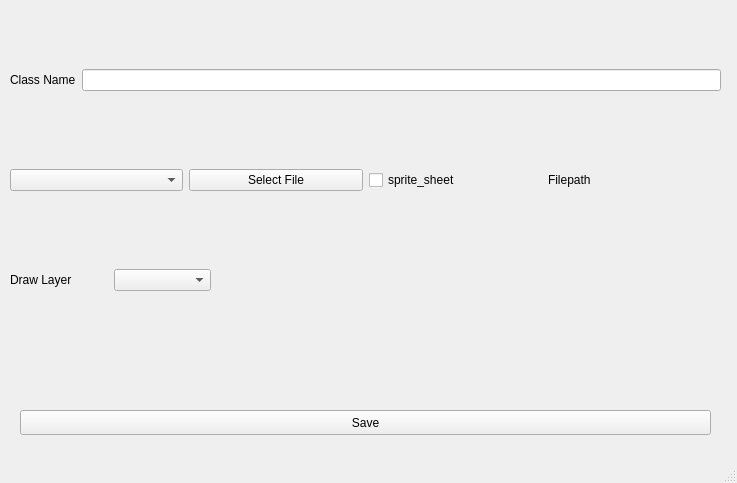
<?xml version="1.0" encoding="UTF-8"?>
<ui version="4.0">
 <class>add_object_window</class>
 <widget class="QMainWindow" name="add_object_window">
  <property name="geometry">
   <rect>
    <x>0</x>
    <y>0</y>
    <width>737</width>
    <height>483</height>
   </rect>
  </property>
  <property name="windowTitle">
   <string>MainWindow</string>
  </property>
  <widget class="QWidget" name="centralwidget">
   <widget class="QWidget" name="horizontalLayoutWidget">
    <property name="geometry">
     <rect>
      <x>10</x>
      <y>40</y>
      <width>711</width>
      <height>80</height>
     </rect>
    </property>
    <layout class="QHBoxLayout" name="horizontalLayout">
     <item>
      <widget class="QLabel" name="label">
       <property name="text">
        <string>Class Name</string>
       </property>
      </widget>
     </item>
     <item>
      <widget class="QLineEdit" name="lineEdit"/>
     </item>
    </layout>
   </widget>
   <widget class="QWidget" name="horizontalLayoutWidget_2">
    <property name="geometry">
     <rect>
      <x>10</x>
      <y>140</y>
      <width>711</width>
      <height>80</height>
     </rect>
    </property>
    <layout class="QHBoxLayout" name="horizontalLayout_2">
     <property name="spacing">
      <number>6</number>
     </property>
     <property name="sizeConstraint">
      <enum>QLayout::SetNoConstraint</enum>
     </property>
     <item>
      <widget class="QComboBox" name="sprite_comboBox"/>
     </item>
     <item>
      <widget class="QPushButton" name="sf_current_sprite_button">
       <property name="text">
        <string>Select File</string>
       </property>
      </widget>
     </item>
     <item>
      <widget class="QCheckBox" name="sprite_sheet">
       <property name="sizePolicy">
        <sizepolicy hsizetype="Minimum" vsizetype="Fixed">
         <horstretch>0</horstretch>
         <verstretch>0</verstretch>
        </sizepolicy>
       </property>
       <property name="text">
        <string>sprite_sheet</string>
       </property>
      </widget>
     </item>
     <item>
      <widget class="QLabel" name="sf_current_label">
       <property name="enabled">
        <bool>true</bool>
       </property>
       <property name="sizePolicy">
        <sizepolicy hsizetype="Preferred" vsizetype="Preferred">
         <horstretch>0</horstretch>
         <verstretch>0</verstretch>
        </sizepolicy>
       </property>
       <property name="text">
        <string>Filepath</string>
       </property>
      </widget>
     </item>
    </layout>
   </widget>
   <widget class="QWidget" name="horizontalLayoutWidget_3">
    <property name="geometry">
     <rect>
      <x>10</x>
      <y>240</y>
      <width>201</width>
      <height>80</height>
     </rect>
    </property>
    <layout class="QHBoxLayout" name="horizontalLayout_3">
     <item>
      <widget class="QLabel" name="label_6">
       <property name="text">
        <string>Draw Layer</string>
       </property>
      </widget>
     </item>
     <item>
      <widget class="QComboBox" name="draw_layer_comboBox"/>
     </item>
    </layout>
   </widget>
   <widget class="QPushButton" name="pushButton">
    <property name="geometry">
     <rect>
      <x>20</x>
      <y>410</y>
      <width>691</width>
      <height>25</height>
     </rect>
    </property>
    <property name="text">
     <string>Save</string>
    </property>
   </widget>
  </widget>
  <widget class="QMenuBar" name="menubar">
   <property name="geometry">
    <rect>
     <x>0</x>
     <y>0</y>
     <width>737</width>
     <height>22</height>
    </rect>
   </property>
  </widget>
  <widget class="QStatusBar" name="statusbar"/>
 </widget>
 <resources/>
 <connections/>
</ui>
